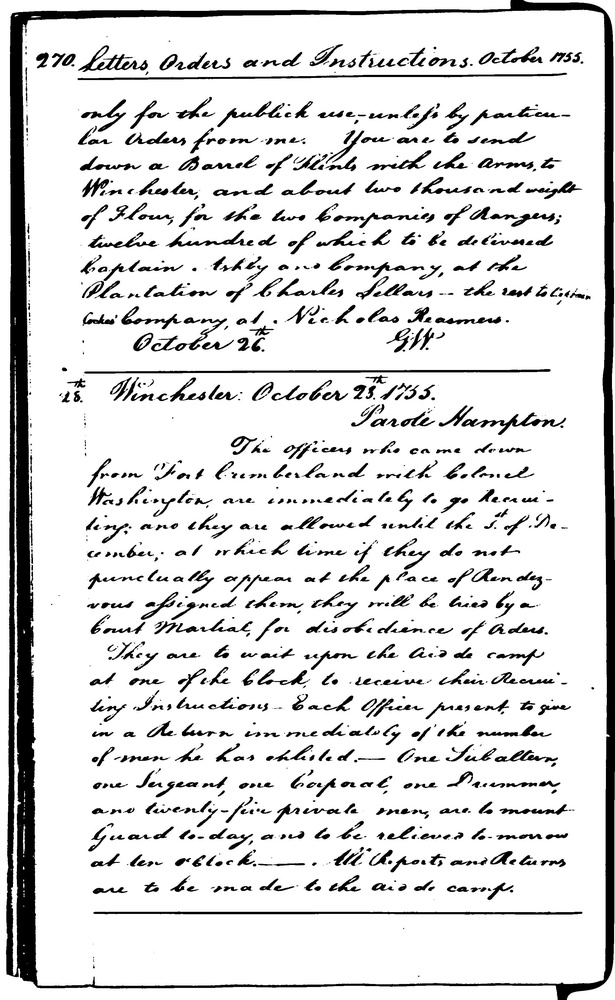
#> input picture Part_3/image.jpg, 615 x 1000 px, shrunk from 2035 x 3311 before the run
$ python binarize.py --img ../image.jpg
#> lines starting #> are read from the running program, lines starting #| are printed output that depends on the picture; after the words box and inside, x2 and y2 are one past the last pixel; in counts of white or black regions, pixels touching at a corner belong together
#> further down, img is the input picture: shape (1000, 615); min 0, max 255, mean 220.3

import os
import warnings

import skimage
import skimage.filters
import skimage.io
import skimage.morphology
import argparse


def difference_of_gaussians(img, sigma1, sigma2):
    """
    Difference of Gaussians
    :param img: Image object
    :param sigma1: Sigma for first Gaussian
    :param sigma2: Sigma for second Gaussian
    :return: Image object (Gaussian2 - Gaussian1)
    """
#> called with sigma1 = 1, sigma2 = 30
    blur1 = skimage.filters.gaussian(img, sigma1)
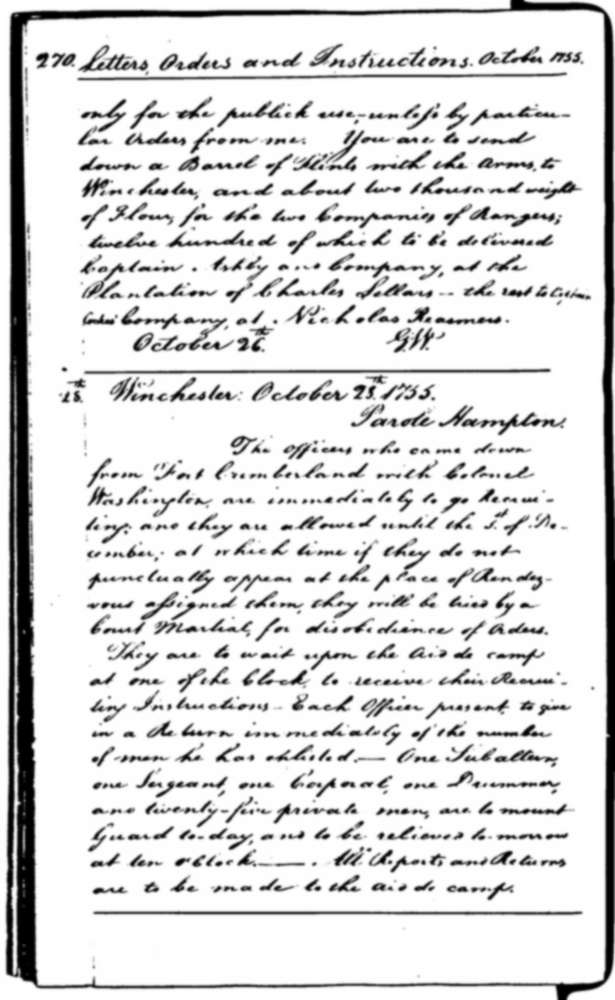
#> blur1: shape (1000, 615) float64; min 0, max 1, mean 0.864
    blur2 = skimage.filters.gaussian(img, sigma2)
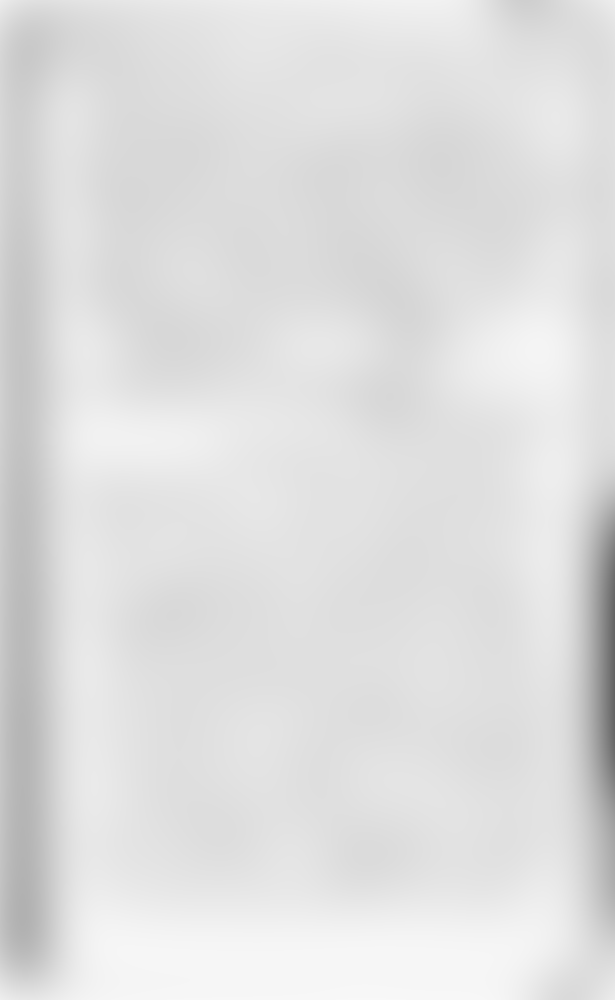
#> blur2: shape (1000, 615) float64; min 0.392, max 0.973, mean 0.874
    return blur2 - blur1
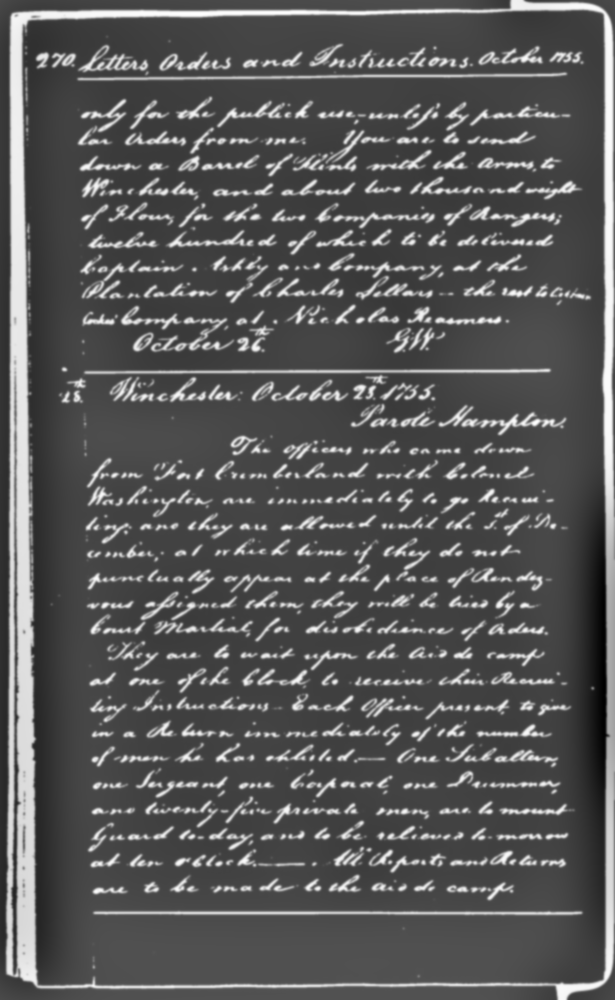
#> returned value: shape (1000, 615) float64; min -0.464, max 0.897, mean 0.00979; drawn with min black and max white


def invert_image(img):
    """
    Inverts an image object
    :param img: Image object
    :return: Inverted image object
    """
    return 1 - img
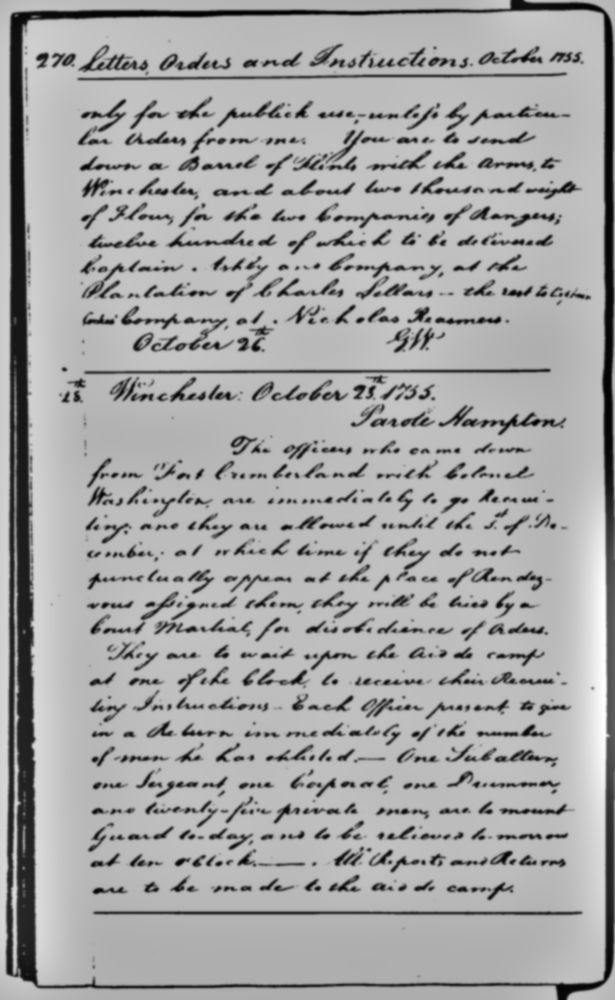
#> returned value: shape (1000, 615) float64; min 0.103, max 1.46, mean 0.99; drawn with min black and max white


def apply_threshold(img, threshold):
#> called with threshold = 0.87
    return img > threshold
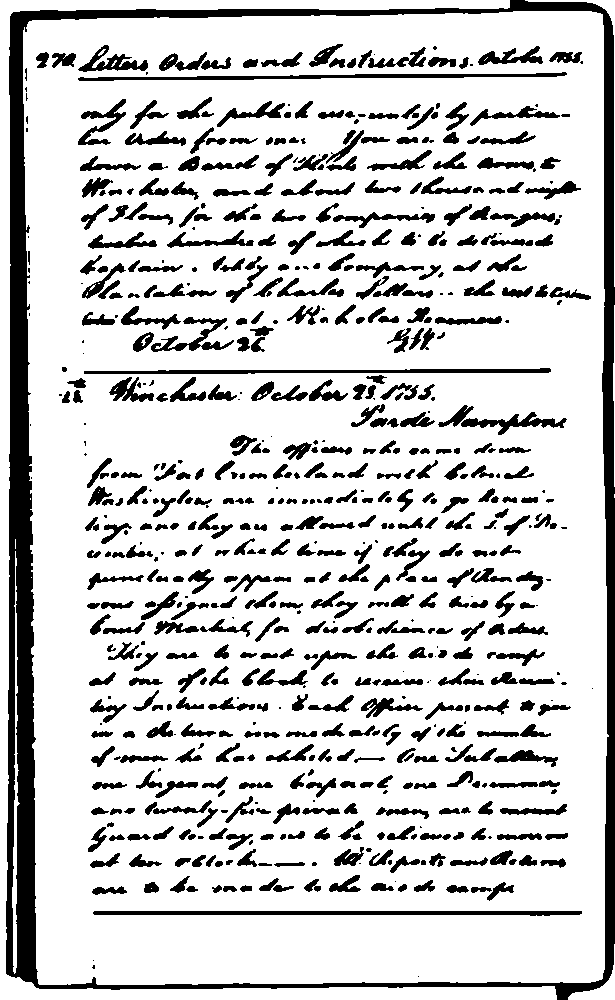
#> returned value: shape (1000, 615) bool; 81.1% white; 677 black regions (129 under 20 px), largest, box (x1, y1, x2, y2) and area: (6, 0, 615, 1000) 35642, (93, 911, 582, 916) 1969, (78, 72, 567, 81) 1700


def img_to_binary(img, sigma1, sigma2, threshold):
    if (not sigma1) or (sigma1 <= 0):
        raise ValueError("sigma1 must be a positive number [sigma1={sigma1}]".format(sigma1=sigma1))
    if (not sigma2) or (sigma2 <= 0):
        raise ValueError("sigma2 must be a positive number [sigma2={sigma2}]".format(sigma2=sigma2))
    if (not threshold) or (0.0 >= threshold <= 1.0):
        raise ValueError(
            "threshold must be a number between 0.0 and 1.0 [threshold={threshold}]".format(threshold=threshold))

    edge_image = invert_image(difference_of_gaussians(img, sigma1, sigma2))
    binary_image = apply_threshold(edge_image, threshold)
    return binary_image


def makedirs_for_file(path):
    dirname = os.path.dirname(path)
    if dirname:
        os.makedirs(dirname, exist_ok=True)


def binary_to_skeleton(binary_image):
    skeleton = invert_image(skimage.morphology.skeletonize(invert_image(binary_image)))
    return skeleton


def write_binary_file(binary_image, outfile):
#> called with outfile = 'binarizedImage.jpg'
    makedirs_for_file(outfile)
    with warnings.catch_warnings():
        warnings.simplefilter("ignore")
        skimage.io.imsave(outfile, skimage.img_as_ubyte(binary_image))


if __name__ == '__main__':
    parser = argparse.ArgumentParser()

    parser.add_argument("--img", type=str, required=True,
                        help="The image to binarize")
    parser.add_argument("--output_path", type=str,
                        help="Output path")

    parser.add_argument("--sigma1", type=int, default=1,
                        help="first sigma for the first gaussian filter")
    parser.add_argument("--sigma2", type=int, default=30,
                        help="second sigma for the second gaussian filter")
    parser.add_argument("--threshold", type=float, default=0.87,
                        help="threshold of the method")

    args = parser.parse_args()
    if args.output_path is None or args.output_path == "None":
        args.output_path = ""

    img = skimage.io.imread(args.img, as_gray=True)
    binary_img = img_to_binary(img, sigma1=args.sigma1, sigma2=args.sigma2, threshold=args.threshold)

    _, extension = os.path.splitext(os.path.basename(args.img))
    bin_file_name = "binarizedImage" + extension

    write_binary_file(binary_img, os.path.join(args.output_path, bin_file_name))
